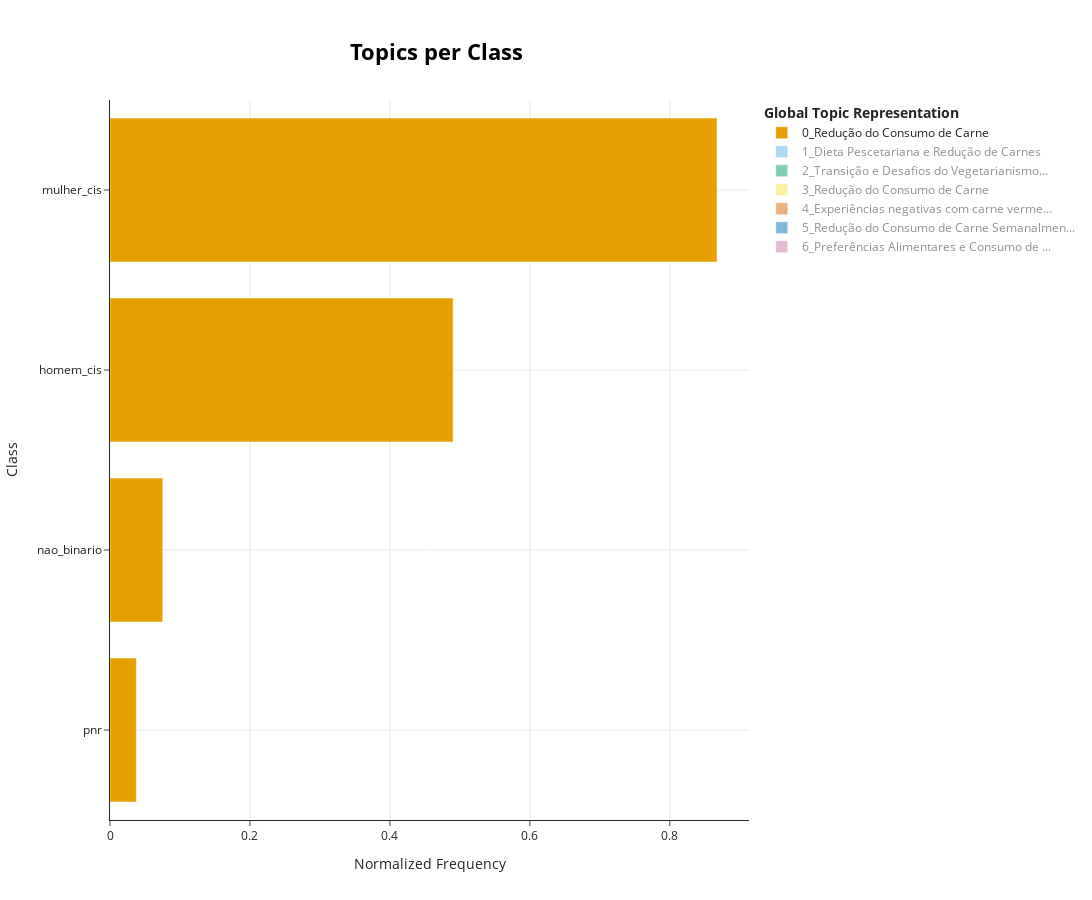

Here is the notebook cell this chart was saved with:
### Code cell
fig_topics_per_gender_reason = topic_model.visualize_topics_per_class(topics_per_gender_reason, normalize_frequency=True, top_n_topics=50, width=1600, height=900)
fig_topics_per_gender_reason.show()

### Figure 1 — Plotly figure (JSON) as saved in the notebook; plotly's stock layout.template omitted (floating-point values rounded to 4 significant figures)
{"data": [{"hoverinfo": "text", "hovertext": ["<b>Topic 0</b><br>Words: Reflexões sobre Aprendizado Acadêmico", "<b>Topic 0</b><br>Words: Redução no Consumo de Carne", "<b>Topic 0</b><br>Words: Flexitarianismo e Consumo de Carne", "<b>Topic 0</b><br>Words: Flexitarianismo e consumo de carne"], "marker": {"color": "#E69F00"}, "name": "0_Redução do Consumo de Carne", "orientation": "h", "type": "bar", "visible": true, "x": [0.03772, 0.07543, 0.4903, 0.8675], "y": ["pnr", "nao_binario", "homem_cis", "mulher_cis"]}, {"hoverinfo": "text", "hovertext": ["<b>Topic 1</b><br>Words: Consumo de Peixes e Carnes Limitado", "<b>Topic 1</b><br>Words: Dietas sem carne vermelha"], "marker": {"color": "#56B4E9"}, "name": "1_Dieta Pescetariana e Redução de Carnes", "orientation": "h", "type": "bar", "visible": "legendonly", "x": [0.09757, 0.9952], "y": ["homem_cis", "mulher_cis"]}, {"hoverinfo": "text", "hovertext": ["<b>Topic 2</b><br>Words: Desafios financeiros para vegetarianismo", "<b>Topic 2</b><br>Words: Desafios e Flexibilidade no Vegetarianismo", "<b>Topic 2</b><br>Words: Transição para Dietas Baseadas em Plantas"], "marker": {"color": "#009E73"}, "name": "2_Transição e Desafios do Vegetarianismo...", "orientation": "h", "type": "bar", "visible": "legendonly", "x": [0.02677, 0.3481, 0.9371], "y": ["pnr", "homem_cis", "mulher_cis"]}, {"hoverinfo": "text", "hovertext": ["<b>Topic 3</b><br>Words: Impacto Ambiental da Pecuária e Consumo", "<b>Topic 3</b><br>Words: Redução do Consumo de Carne", "<b>Topic 3</b><br>Words: Redução do Consumo de Carne", "<b>Topic 3</b><br>Words: Redução do Consumo de Carne"], "marker": {"color": "#F0E442"}, "name": "3_Redução do Consumo de Carne", "orientation": "h", "type": "bar", "visible": "legendonly", "x": [0.02878, 0.008224, 0.2221, 0.9746], "y": ["pnr", "nao_binario", "homem_cis", "mulher_cis"]}, {"hoverinfo": "text", "hovertext": ["<b>Topic 4</b><br>Words: Dificuldades na Digestão de Carne", "<b>Topic 4</b><br>Words: Aversão e Mal-estar com Carne", "<b>Topic 4</b><br>Words: Mal-estar com carne vermelha"], "marker": {"color": "#D55E00"}, "name": "4_Experiências negativas com carne verme...", "orientation": "h", "type": "bar", "visible": "legendonly", "x": [0.1255, 0.3137, 0.9412], "y": ["pnr", "homem_cis", "mulher_cis"]}, {"hoverinfo": "text", "hovertext": ["<b>Topic 5</b><br>Words: Consumo Reduzido de Carne Diária", "<b>Topic 5</b><br>Words: Redução semanal do consumo de carne", "<b>Topic 5</b><br>Words: Redução do Consumo de Carne"], "marker": {"color": "#0072B2"}, "name": "5_Redução do Consumo de Carne Semanalmen...", "orientation": "h", "type": "bar", "visible": "legendonly", "x": [0.04318, 0.108, 0.9932], "y": ["pnr", "homem_cis", "mulher_cis"]}, {"hoverinfo": "text", "hovertext": ["<b>Topic 6</b><br>Words: Consumo moderado de carne", "<b>Topic 6</b><br>Words: Redução do Consumo de Carne"], "marker": {"color": "#CC79A7"}, "name": "6_Preferências Alimentares e Consumo de ...", "orientation": "h", "type": "bar", "visible": "legendonly", "x": [0.1322, 0.9912], "y": ["homem_cis", "mulher_cis"]}], "layout": {"height": 900, "hoverlabel": {"bgcolor": "white", "font": {"family": "Rockwell", "size": 16}}, "legend": {"title": {"text": "<b>Global Topic Representation"}}, "title": {"font": {"color": "Black", "size": 22}, "text": "<b>Topics per Class</b>", "x": 0.4, "xanchor": "center", "y": 0.95, "yanchor": "top"}, "width": 1600, "xaxis": {"showgrid": true, "title": {"text": "Normalized Frequency"}}, "yaxis": {"showgrid": true, "title": {"text": "Class"}}}}
